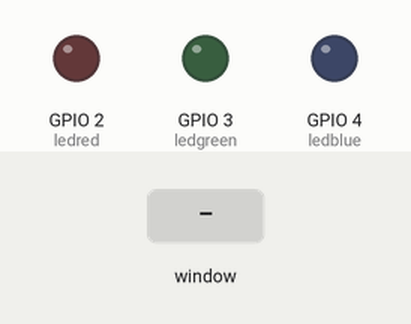
Simulated run of this program. Board: Raspberry Pi (BCM pin numbers). On the bench: output pins drawn as LEDs (lit = HIGH). Inputs (shaded band) come from the test bench. The desktop window is not drawn, its controls go by their first labels and the mouse button is held 0.15 s. At 5.8 s the program stops and its outputs stay as they are.

Above: at 1.2 s.
1.3 s: control labelled "Turn LED on" in the window clicked
At 1.9 s:
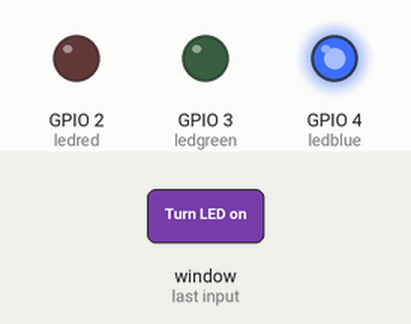
2.8 s: control no. 2 labelled "Turn LED on" in the window clicked
At 3.1 s:
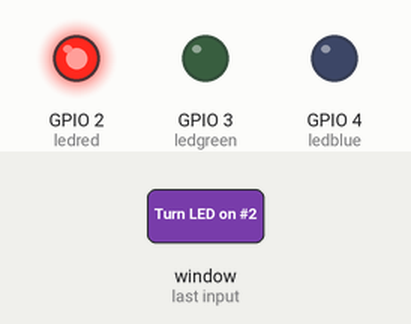
4.3 s: control no. 3 labelled "Turn LED on" in the window clicked
At 5.4 s:
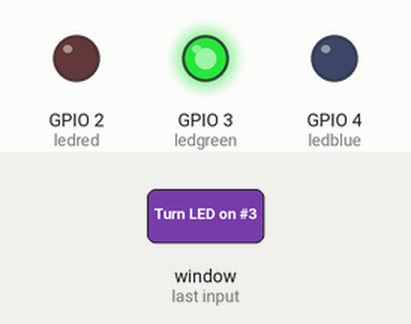
5.8 s: control labelled "EXIT" in the window clicked
At 6.5 s:
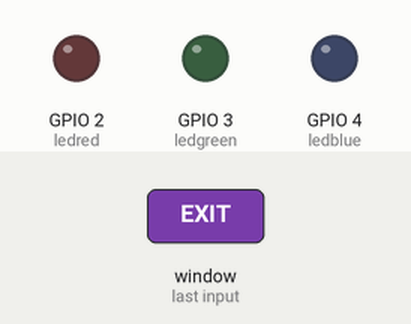
Timing chart, 0 to 7.3 s (numbered marks = the images above; inputs shaded):
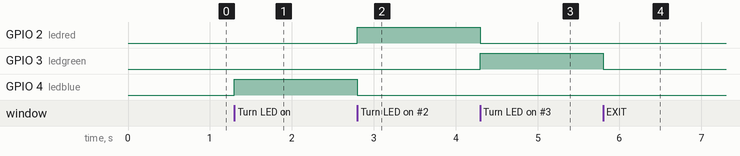

The program:

blinker.py
```python
#Making a GUI
from tkinter import*
import tkinter.font
from gpiozero import LED
import RPi.GPIO
RPi.GPIO.setmode(RPi.GPIO.BCM)

##HArdware
ledblue = LED(4)
ledred = LED(2)
ledgreen = LED(3)


## GUI DEFINITIONS ##
win = Tk()
win.title("LED Toggler")
myFont = tkinter.font.Font(family = 'Helvetica', size = 12, weight = "bold")

## EVENT FUNCTION ##
def ledtoggler1():
    if ledblue.is_lit:
        ledblue.off()
        ledButton1["text"] = "Turn LED on"
    else:
        ledblue.on()
        ledButton1["text"] = "Turn LED off"
        ledred.off()
        ledButton2["text"] = "Turn LED on"
        ledgreen.off()
        ledButton3["text"] = "Turn LED on"

def ledtoggler2():
    if ledred.is_lit:
        ledred.off()
        ledButton2["text"] = "Turn LED on"
    else:
        ledred.on()
        ledButton2["text"] = "Turn LED off"
        ledblue.off()
        ledButton1["text"] = "Turn LED on"
        ledgreen.off()
        ledButton3["text"] = "Turn LED on"

def ledtoggler3():
    if ledgreen.is_lit:
        ledgreen.off()
        ledButton3["text"] = "Turn LED on"
    else:
        ledgreen.on()
        ledButton3["text"] = "Turn LED off"
        ledblue.off()
        ledButton1["text"] = "Turn LED on"
        ledred.off()
        ledButton2["text"] = "Turn LED on"

def close():
    RPi.GPIO.cleanup()
    win.destroy()

## WIDGETS ##
ledButton1 = Button(win, text = 'Turn LED on', font = myFont, command = ledtoggler1,bg = 'SkyBlue',height=1, width =24)
ledButton1.grid(row=0,column=1)

ledButton2 = Button(win, text = 'Turn LED on', font = myFont, command = ledtoggler2,bg = 'FireBrick',height=1, width =24)
ledButton2.grid(row=0,column=2)

ledButton3 = Button(win, text = 'Turn LED on', font = myFont, command = ledtoggler3,bg = 'SeaGreen',height=1, width =24)
ledButton3.grid(row=0,column=3)

exitButton = Button(win, text = 'EXIT', font = myFont, command = close,bg = 'red',height=1, width =6)
exitButton.grid(row=1,column=2)

win.protocol("WM_DELETE_WINDOW", close) #exit cleanly

win.mainloop()#loop forever
```

Measured:
- after the input at 1.3 s, GPIO 4 (ledblue): LOW → HIGH at once
- after the input at 2.8 s, GPIO 2 (ledred): LOW → HIGH at once; GPIO 4 (ledblue): HIGH → LOW at once
- after the input at 4.3 s, GPIO 2 (ledred): HIGH → LOW at once; GPIO 3 (ledgreen): LOW → HIGH at once
- after the input at 5.8 s, GPIO 3 (ledgreen): HIGH → LOW at once
